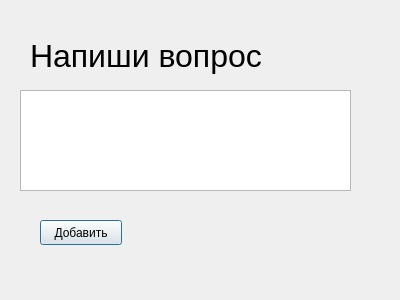
<?xml version="1.0" encoding="UTF-8"?>
<ui version="4.0">
 <class>Dialog</class>
 <widget class="QDialog" name="Dialog">
  <property name="geometry">
   <rect>
    <x>0</x>
    <y>0</y>
    <width>400</width>
    <height>300</height>
   </rect>
  </property>
  <property name="windowTitle">
   <string>Dialog</string>
  </property>
  <widget class="QLabel" name="label">
   <property name="geometry">
    <rect>
     <x>30</x>
     <y>20</y>
     <width>331</width>
     <height>71</height>
    </rect>
   </property>
   <property name="font">
    <font>
     <pointsize>24</pointsize>
    </font>
   </property>
   <property name="text">
    <string>Напиши вопрос </string>
   </property>
  </widget>
  <widget class="QTextEdit" name="textEdit">
   <property name="geometry">
    <rect>
     <x>20</x>
     <y>90</y>
     <width>331</width>
     <height>101</height>
    </rect>
   </property>
  </widget>
  <widget class="QPushButton" name="pushButton">
   <property name="geometry">
    <rect>
     <x>40</x>
     <y>220</y>
     <width>82</width>
     <height>25</height>
    </rect>
   </property>
   <property name="text">
    <string>Добавить</string>
   </property>
  </widget>
 </widget>
 <resources/>
 <connections/>
</ui>
